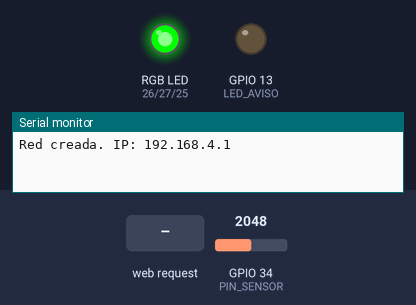
A sketch run on a simulated ESP32. On the bench: an RGB LED mixed from three pins (HIGH = lit), output pins drawn as LEDs (lit = HIGH), the last lines printed to the serial monitor. The inputs (shaded band) are chosen by the test bench; at power-on: GPIO 34 (PIN_SENSOR) = 2048. WiFi joins after 1.5 s; servers stay silent unless stated; uploads are accepted with an empty reply.

Above: at 1.2 s.
1.3 s: HTTP request GET /aviso received
At 1.6 s:
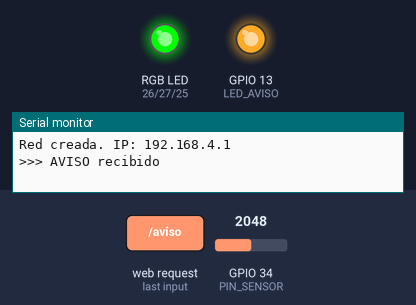
Timing chart, 0 to 4.3 s (numbered marks = the images above; inputs shaded):
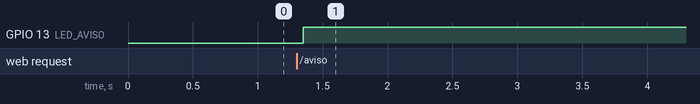

The sketch:

central_nube.ino
```cpp
// central_nube.ino — Semáforo de ruido de la sala conectado a Railway
// Base: código final del grupo (KY-038 + semáforo + aviso por WiFi).
// Agregado (guía Railway, sección 12): el ESP32 manda los datos al servidor.
//   - cada 10 s el promedio del ruido y su color -> POST /api/lecturas
//   - cuando llega un aviso del botón             -> POST /api/asistencia
//   - mientras el aviso está activo pregunta       -> GET  /api/estado
//     El LED de aviso queda encendido hasta que la profesora entra a la
//     página con su clave y lo marca como atendido.
// Cambio (23-11-2026): el LED del semáforo ya no cambia con cada medición
//   de 50 ms. Muestra el color del PROMEDIO de los últimos 10 s, el mismo
//   valor que se manda a la página. Así la luz cambia como máximo una vez
//   cada 10 s y no distrae a los niños.
// Umbrales finales (23-11-2026): 12 / 20, calibrados en la sala con el promedio de 10 s.
// Librerías: WiFi, WebServer, HTTPClient (vienen con el core ESP32),
//            ArduinoJson versión 7 (Library Manager).

#include <WiFi.h>
#include <WebServer.h>
#include <WiFiClientSecure.h>
#include <HTTPClient.h>
#include <ArduinoJson.h>

// ---------- CAMBIAR ESTOS DATOS (como en la guía) ----------
const char* WIFI_SSID   = "iPhone";       // red CON internet, 2.4 GHz
const char* WIFI_PASS   = "CLAVE_DEL_HOTSPOT";
const char* SERVER_URL  = "https://semaforoenlinea.up.railway.app";   // sin "/" al final
const char* API_KEY     = "la-misma-clave-que-pusiste-en-railway";
const char* DISPOSITIVO = "semaforo-sala";
// -----------------------------------------------------------

const unsigned long INTERVALO_MS = 10000;   // cada 10 s: promedio, color del LED y envío

// ---------- Código del grupo (sin cambios) ----------
const int PIN_SENSOR = 34;
const int VENTANA_MS = 50;
const int RGB1_R = 26;
const int RGB1_G = 27;
const int RGB1_B = 25;
const int LED_AVISO = 13;

const int UMBRAL_AMARILLO = 12;
const int UMBRAL_ROJO     = 20 ;
const unsigned long CONSULTA_MS = 3000;    // cada cuánto pregunta si ya lo atendieron

WebServer server(80);
volatile bool avisoActivo = false;       // LED de aviso encendido

// ---------- Variables para la nube ----------
volatile bool avisoPendiente = false;   // falta avisar al servidor
volatile bool avisoEnServidor = false;  // el servidor ya lo tiene registrado
portMUX_TYPE candado = portMUX_INITIALIZER_UNLOCKED;

// ---------- Promedio de 10 s (lo usan el LED y la página) ----------
long sumaAmplitud = 0;                   // suma de las mediciones de 50 ms
long cuentaAmplitud = 0;                 // cuántas mediciones lleva
unsigned long inicioPromedio = 0;        // cuándo empezó el promedio actual
int promedioParaEnviar = 0;              // último promedio, para la nube
bool hayPromedioNuevo = false;           // la nube todavía no lo manda

const char* nivelDe(int amplitud) {      // como lo pide el servidor
  if (amplitud <= UMBRAL_AMARILLO) return "verde";
  if (amplitud <= UMBRAL_ROJO) return "amarillo";
  return "rojo";
}

// Enciende el LED del semáforo con el color que corresponde al ruido
void mostrarColor(int amplitud) {
  digitalWrite(RGB1_R, LOW);
  digitalWrite(RGB1_G, LOW);
  digitalWrite(RGB1_B, LOW);

  if (amplitud <= UMBRAL_AMARILLO) {
    digitalWrite(RGB1_G, HIGH);
  } else if (amplitud <= UMBRAL_ROJO) {
    digitalWrite(RGB1_R, HIGH);
    digitalWrite(RGB1_G, HIGH);
  } else {
    digitalWrite(RGB1_R, HIGH);
  }
}

void atenderAviso() {
  if (!avisoActivo) {                    // si ya estaba encendido no se repite
    avisoActivo = true;
    avisoPendiente = true;               // NUEVO: avisar también a Railway
    Serial.println(">>> AVISO recibido");
  }
  server.send(200, "text/plain", "ok");
}

// ---------- Envío al servidor (función de la guía, sección 12.2) ----------
int enviarPost(const char* ruta, JsonDocument& doc) {
  WiFiClientSecure cliente;
  cliente.setInsecure();  // acepta el certificado sin verificarlo (ver guía)

  HTTPClient http;
  http.setTimeout(8000);
  http.begin(cliente, String(SERVER_URL) + ruta);
  http.addHeader("Content-Type", "application/json");
  http.addHeader("x-api-key", API_KEY);

  String cuerpo;
  serializeJson(doc, cuerpo);
  int codigo = http.POST(cuerpo);
  Serial.printf("POST %s %s -> %d\n", ruta, cuerpo.c_str(), codigo);
  if (codigo > 0) {
    Serial.println(http.getString());
  } else {
    Serial.printf("Error: %s\n", http.errorToString(codigo).c_str());
  }
  http.end();
  return codigo;
}

void enviarLectura(int amplitud) {
  JsonDocument doc;
  doc["dispositivo"] = DISPOSITIVO;
  doc["sensor"] = "ruido";
  doc["valor"] = amplitud;
  doc["nivel"] = nivelDe(amplitud);
  enviarPost("/api/lecturas", doc);
}

bool enviarAviso() {
  JsonDocument doc;
  doc["dispositivo"] = DISPOSITIVO;
  int codigo = enviarPost("/api/asistencia", doc);
  return codigo == 200 || codigo == 201;
}

// Pregunta al servidor si el aviso sigue activo.
// Devuelve 1 = sigue activo, 0 = la profesora lo atendió, -1 = no se pudo saber.
int consultarAviso() {
  WiFiClientSecure cliente;
  cliente.setInsecure();
  HTTPClient http;
  http.setTimeout(8000);
  http.begin(cliente, String(SERVER_URL) + "/api/estado");
  int codigo = http.GET();
  int resultado = -1;
  if (codigo == 200) {
    JsonDocument doc;
    if (!deserializeJson(doc, http.getString())) {
      resultado = doc["asistencia"]["activa"].as<bool>() ? 1 : 0;
    }
  } else {
    Serial.printf("GET /api/estado -> %d\n", codigo);
  }
  http.end();
  return resultado;
}

// Tarea aparte (núcleo 0): el envío a internet tarda 1-2 s y así no
// deja esperando al botón ni congela el semáforo.
void tareaNube(void* parametro) {
  unsigned long ultimaConsulta = 0;
  for (;;) {
    if (WiFi.status() == WL_CONNECTED) {
      if (avisoPendiente && enviarAviso()) {
        avisoPendiente = false;
        avisoEnServidor = true;
      }
      // Mientras el aviso está activo, revisar si la profesora ya lo atendió
      if (avisoEnServidor && millis() - ultimaConsulta >= CONSULTA_MS) {
        ultimaConsulta = millis();
        if (consultarAviso() == 0) {
          avisoEnServidor = false;
          avisoActivo = false;
          Serial.println(">>> La profesora atendió el aviso: LED apagado");
        }
      }
      // Mandar el promedio que calculó loop() (el mismo color que muestra el LED)
      bool enviar = false;
      int promedio = 0;
      portENTER_CRITICAL(&candado);
      if (hayPromedioNuevo) {
        promedio = promedioParaEnviar;
        hayPromedioNuevo = false;
        enviar = true;
      }
      portEXIT_CRITICAL(&candado);
      if (enviar) enviarLectura(promedio);
    }
    vTaskDelay(pdMS_TO_TICKS(100));
  }
}

void setup() {
  Serial.begin(115200);
  pinMode(RGB1_R, OUTPUT);
  pinMode(RGB1_G, OUTPUT);
  pinMode(RGB1_B, OUTPUT);
  pinMode(LED_AVISO, OUTPUT);
  mostrarColor(0);              // parte en verde hasta tener el primer promedio
  inicioPromedio = millis();

  // CAMBIO: red propia para el botón + internet al mismo tiempo
  WiFi.mode(WIFI_AP_STA);
  WiFi.softAP("AulaRuido", "aula12345");
  Serial.print("Red creada. IP: ");
  Serial.println(WiFi.softAPIP());
  WiFi.setAutoReconnect(true);
  WiFi.begin(WIFI_SSID, WIFI_PASS);

  server.on("/aviso", atenderAviso);
  server.begin();

  xTaskCreatePinnedToCore(tareaNube, "nube", 12288, NULL, 1, NULL, 0);
}

void loop() {
  server.handleClient();

  int maximo = 0, minimo = 4095;
  unsigned long inicio = millis();
  while (millis() - inicio < VENTANA_MS) {
    int lectura = analogRead(PIN_SENSOR);
    if (lectura > maximo) maximo = lectura;
    if (lectura < minimo) minimo = lectura;
    server.handleClient();
  }
  int amplitud = maximo - minimo;

  // Sumar la medición al promedio de 10 s
  sumaAmplitud += amplitud;
  cuentaAmplitud++;

  // Cada 10 s: calcular el promedio, cambiar el LED y dejarlo listo para la nube.
  // Entre medio el LED no cambia, aunque haya un ruido fuerte de un instante.
  if (millis() - inicioPromedio >= INTERVALO_MS) {
    int promedio = sumaAmplitud / cuentaAmplitud;
    sumaAmplitud = 0;
    cuentaAmplitud = 0;
    inicioPromedio = millis();

    mostrarColor(promedio);

    portENTER_CRITICAL(&candado);
    promedioParaEnviar = promedio;
    hayPromedioNuevo = true;
    portEXIT_CRITICAL(&candado);

    Serial.printf("Promedio 10 s: %d -> %s", promedio, nivelDe(promedio));
    Serial.println(WiFi.status() == WL_CONNECTED ? "  | Internet: si" : "  | Internet: no");
  }

  // El LED de aviso queda encendido hasta que la profesora lo atiende
  digitalWrite(LED_AVISO, avisoActivo ? HIGH : LOW);

  delay(50);
}
```

Measured:
- after the input at 1.3 s, GPIO 13 (LED_AVISO): LOW → HIGH after 0.05 s
